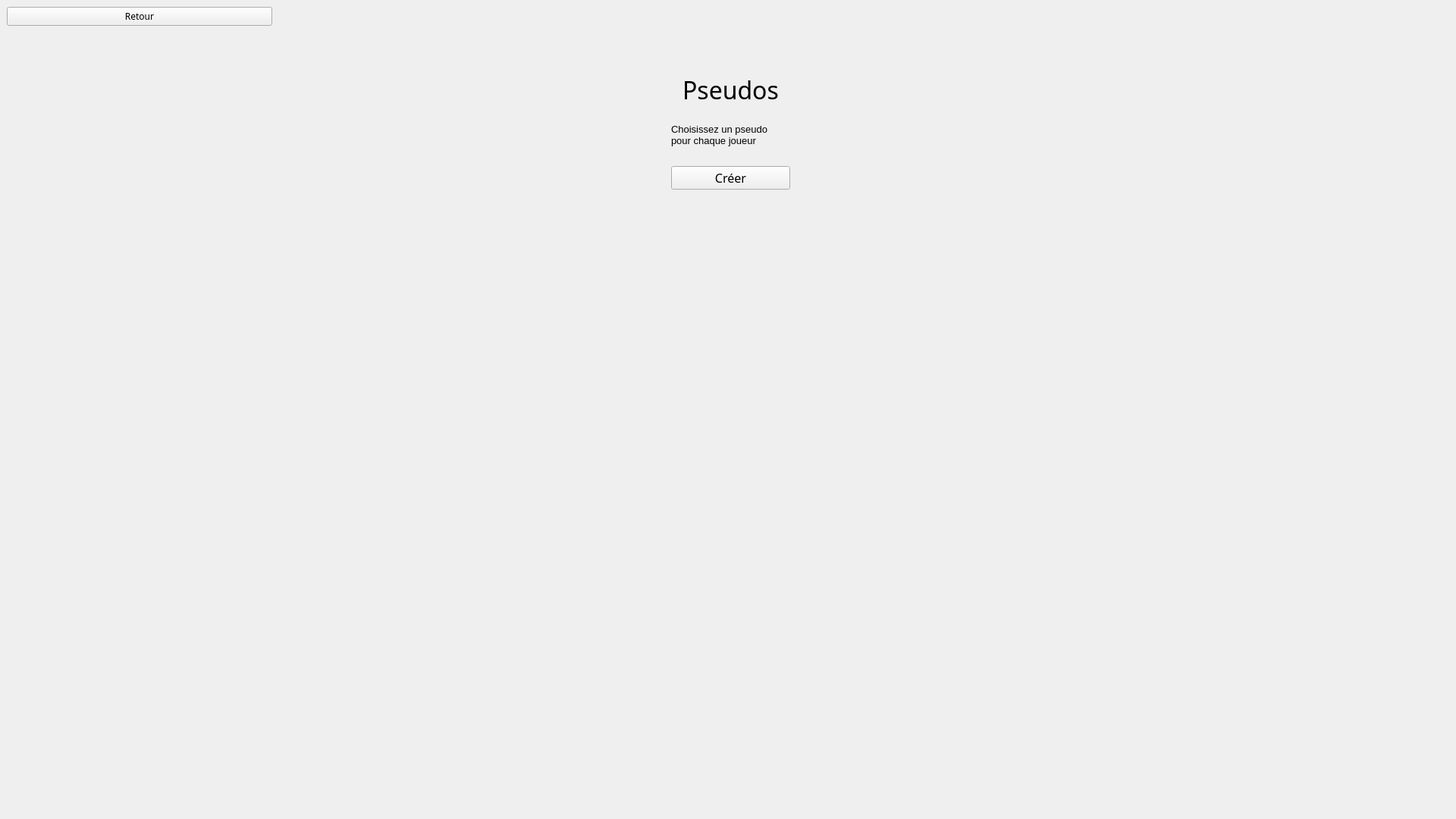
<?xml version="1.0" encoding="UTF-8"?>
<ui version="4.0">
 <class>Pseudo</class>
 <widget class="QWidget" name="Pseudo">
  <property name="geometry">
   <rect>
    <x>0</x>
    <y>0</y>
    <width>1920</width>
    <height>1080</height>
   </rect>
  </property>
  <property name="windowTitle">
   <string>Form</string>
  </property>
  <layout class="QGridLayout" name="gridLayout">
   <property name="leftMargin">
    <number>0</number>
   </property>
   <property name="topMargin">
    <number>0</number>
   </property>
   <property name="rightMargin">
    <number>0</number>
   </property>
   <property name="bottomMargin">
    <number>0</number>
   </property>
   <item row="0" column="0">
    <widget class="QWidget" name="pseudo_widget" native="true">
     <layout class="QGridLayout" name="gridLayout_2">
      <item row="6" column="1">
       <widget class="QPushButton" name="button_create">
        <property name="font">
         <font>
          <family>Merriweather</family>
          <pointsize>12</pointsize>
         </font>
        </property>
        <property name="cursor">
         <cursorShape>PointingHandCursor</cursorShape>
        </property>
        <property name="text">
         <string>Créer</string>
        </property>
       </widget>
      </item>
      <item row="2" column="1">
       <widget class="QLabel" name="label">
        <property name="font">
         <font>
          <family>Merriweather Black</family>
          <pointsize>24</pointsize>
         </font>
        </property>
        <property name="text">
         <string>Pseudos</string>
        </property>
        <property name="alignment">
         <set>Qt::AlignCenter</set>
        </property>
       </widget>
      </item>
      <item row="5" column="1">
       <layout class="QGridLayout" name="gridPseudo"/>
      </item>
      <item row="7" column="1">
       <spacer name="verticalSpacer">
        <property name="orientation">
         <enum>Qt::Vertical</enum>
        </property>
        <property name="sizeType">
         <enum>QSizePolicy::Preferred</enum>
        </property>
        <property name="sizeHint" stdset="0">
         <size>
          <width>20</width>
          <height>865</height>
         </size>
        </property>
       </spacer>
      </item>
      <item row="5" column="0">
       <spacer name="horizontalSpacer_2">
        <property name="orientation">
         <enum>Qt::Horizontal</enum>
        </property>
        <property name="sizeType">
         <enum>QSizePolicy::MinimumExpanding</enum>
        </property>
        <property name="sizeHint" stdset="0">
         <size>
          <width>844</width>
          <height>20</height>
         </size>
        </property>
       </spacer>
      </item>
      <item row="1" column="1">
       <spacer name="verticalSpacer_2">
        <property name="orientation">
         <enum>Qt::Vertical</enum>
        </property>
        <property name="sizeType">
         <enum>QSizePolicy::Preferred</enum>
        </property>
        <property name="sizeHint" stdset="0">
         <size>
          <width>20</width>
          <height>100</height>
         </size>
        </property>
       </spacer>
      </item>
      <item row="0" column="0">
       <widget class="QPushButton" name="button_retour">
        <property name="sizePolicy">
         <sizepolicy hsizetype="Preferred" vsizetype="Preferred">
          <horstretch>0</horstretch>
          <verstretch>0</verstretch>
         </sizepolicy>
        </property>
        <property name="minimumSize">
         <size>
          <width>350</width>
          <height>0</height>
         </size>
        </property>
        <property name="maximumSize">
         <size>
          <width>200</width>
          <height>50</height>
         </size>
        </property>
        <property name="font">
         <font>
          <family>Merriweather</family>
         </font>
        </property>
        <property name="cursor">
         <cursorShape>PointingHandCursor</cursorShape>
        </property>
        <property name="text">
         <string>Retour</string>
        </property>
       </widget>
      </item>
      <item row="5" column="2">
       <spacer name="horizontalSpacer">
        <property name="orientation">
         <enum>Qt::Horizontal</enum>
        </property>
        <property name="sizeType">
         <enum>QSizePolicy::MinimumExpanding</enum>
        </property>
        <property name="sizeHint" stdset="0">
         <size>
          <width>844</width>
          <height>20</height>
         </size>
        </property>
       </spacer>
      </item>
      <item row="4" column="1">
       <widget class="QLabel" name="label_2">
        <property name="font">
         <font>
          <pointsize>10</pointsize>
         </font>
        </property>
        <property name="text">
         <string>Choisissez un pseudo pour chaque joueur</string>
        </property>
        <property name="wordWrap">
         <bool>true</bool>
        </property>
       </widget>
      </item>
      <item row="3" column="1">
       <spacer name="verticalSpacer_3">
        <property name="orientation">
         <enum>Qt::Vertical</enum>
        </property>
        <property name="sizeType">
         <enum>QSizePolicy::Preferred</enum>
        </property>
        <property name="sizeHint" stdset="0">
         <size>
          <width>20</width>
          <height>60</height>
         </size>
        </property>
       </spacer>
      </item>
     </layout>
    </widget>
   </item>
  </layout>
 </widget>
 <resources/>
 <connections/>
</ui>
